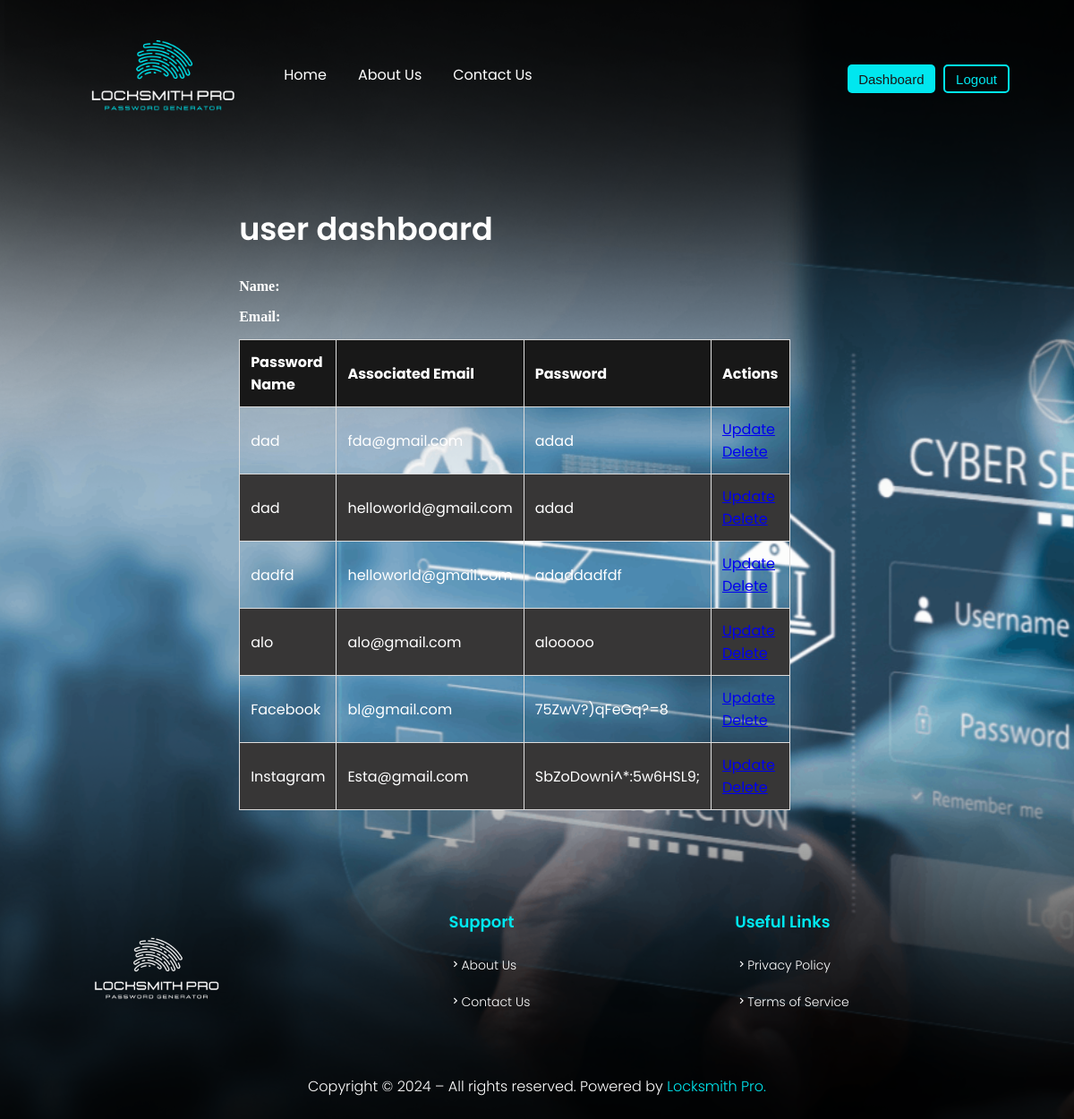
The app's page /dashboard (signed in) with its own data.
### models.py (models this page shows, shortened)
class SavedPassword(db.Model):
    id = db.Column(db.Integer, primary_key=True)
    user_id = db.Column(db.Integer, db.ForeignKey('user.id'), nullable=False)
    password_name = db.Column(db.String(100), nullable=False)
    password_email = db.Column(db.String(100), nullable=False)
    password = db.Column(db.String(100), nullable=False)
    user = db.relationship('User', backref=db.backref('saved_passwords', lazy=True))

### locksmith.py (the view)
@app.route("/dashboard")
def dashboard():
    if session['user_id']:
        user_id = session['user_id']
        saves = SavedPassword.query.filter_by(user_id=user_id).all()
        return render_template('dashboard.html', saves=saves, user=user_id)
    return redirect('/login')

### templates/dashboard.html
{% extends 'base.html' %}
{% block content %}
<div class="container">
    <h2>user dashboard</h2>
    <p><b>Name: </b> {{user.name }}</p>
    <p><b>Email: </b> {{user.email }}</p>
    <table>
        <thead>
            <tr>
                <th>Password Name</th>
                <th>Associated Email</th>
                <th>Password</th>
                <th>Actions</th>
            </tr>
        </thead>
        <tbody>
            {% for save in saves %}
            <tr>
                <td onclick="copy(this)">{{ save.password_name }}</td>
                <td onclick="copy(this)">{{ save.password_email }}</td>
                <td onclick="copy(this)">{{ save.password }}</td>
                <td>
                    <a href="/update/{{ save.id }}">Update</a>
                    <br>
                    <a href="/delete/{{ save.id }}">Delete</a>
                </td>
            </tr>
            {% endfor %}
        </tbody>
    </table>
</div>
{% endblock content %}

### static/styles.css (style rules this page uses)
body { display: flex; flex-direction: column; background-color: black; justify-content: center; align-items: center; color: #fff; background-image: url(/Locksmith-Pro/static/img/background.png); }
table { width: 70%; border-collapse: collapse; font-family: Poppins, sans-serif; }
th, td { padding: 12px; border: 1px solid #ddd; text-align: left; cursor: pointer; }
th { background-color: #181818; color: white; }
tr:nth-child(even) { background-color: #373636; }
h2 { font-family: Poppins, sans-serif; font-weight: 600; font-size: 35px; color: #fff; }

### records on screen
SavedPassword: password_name "dad", password_email "fda@gmail.com", password "adad"
SavedPassword: password_name "dad", password_email "helloworld@gmail.com", password "adad"
SavedPassword: password_name "dadfd", password_email "helloworld@gmail.com", password "adaddadfdf"
SavedPassword: password_name "alo", password_email "alo@gmail.com", password "alooooo"
SavedPassword: password_name "Facebook", password_email "bl@gmail.com", password "75ZwV?)qFeGq?=8"
SavedPassword: password_name "Instagram", password_email "Esta@gmail.com", password "SbZoDowni^*:5w6HSL9;"
